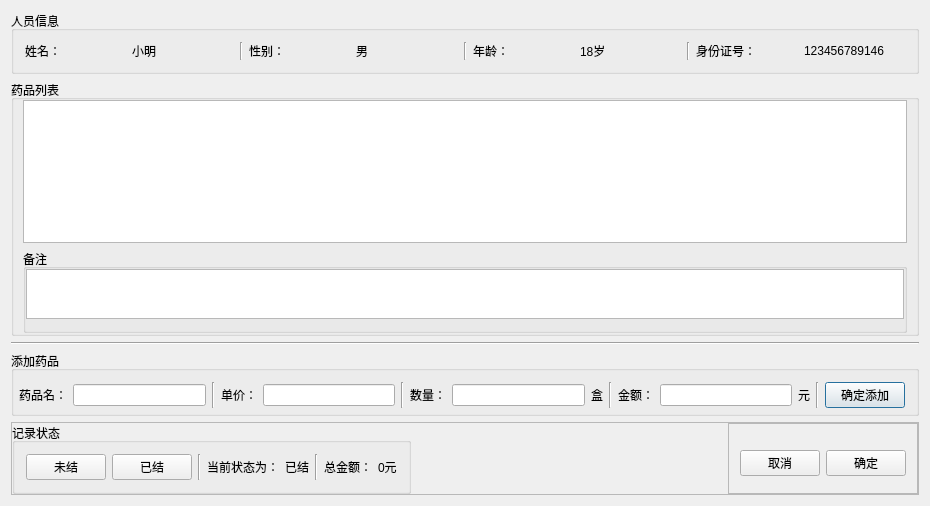
<?xml version="1.0" encoding="UTF-8"?>
<ui version="4.0">
 <class>AddRecordDialog</class>
 <widget class="QDialog" name="AddRecordDialog">
  <property name="geometry">
   <rect>
    <x>0</x>
    <y>0</y>
    <width>930</width>
    <height>506</height>
   </rect>
  </property>
  <property name="windowTitle">
   <string>AddRecordDialog</string>
  </property>
  <layout class="QVBoxLayout" name="verticalLayout">
   <item>
    <widget class="QGroupBox" name="groupBox">
     <property name="title">
      <string>人员信息</string>
     </property>
     <layout class="QHBoxLayout" name="horizontalLayout">
      <item>
       <widget class="QLabel" name="label">
        <property name="text">
         <string>姓名：</string>
        </property>
       </widget>
      </item>
      <item>
       <widget class="QLabel" name="label_2">
        <property name="text">
         <string>小明</string>
        </property>
       </widget>
      </item>
      <item>
       <widget class="Line" name="line">
        <property name="orientation">
         <enum>Qt::Vertical</enum>
        </property>
       </widget>
      </item>
      <item>
       <widget class="QLabel" name="label_3">
        <property name="text">
         <string>性别：</string>
        </property>
       </widget>
      </item>
      <item>
       <widget class="QLabel" name="label_4">
        <property name="text">
         <string>男</string>
        </property>
       </widget>
      </item>
      <item>
       <widget class="Line" name="line_2">
        <property name="orientation">
         <enum>Qt::Vertical</enum>
        </property>
       </widget>
      </item>
      <item>
       <widget class="QLabel" name="label_5">
        <property name="text">
         <string>年龄：</string>
        </property>
       </widget>
      </item>
      <item>
       <widget class="QLabel" name="label_6">
        <property name="text">
         <string>18岁</string>
        </property>
       </widget>
      </item>
      <item>
       <widget class="Line" name="line_3">
        <property name="orientation">
         <enum>Qt::Vertical</enum>
        </property>
       </widget>
      </item>
      <item>
       <widget class="QLabel" name="label_7">
        <property name="text">
         <string>身份证号：</string>
        </property>
       </widget>
      </item>
      <item>
       <widget class="QLabel" name="label_8">
        <property name="text">
         <string>123456789146</string>
        </property>
       </widget>
      </item>
     </layout>
    </widget>
   </item>
   <item>
    <widget class="QGroupBox" name="groupBox_2">
     <property name="title">
      <string>药品列表</string>
     </property>
     <layout class="QVBoxLayout" name="verticalLayout_2">
      <property name="leftMargin">
       <number>9</number>
      </property>
      <property name="topMargin">
       <number>0</number>
      </property>
      <property name="rightMargin">
       <number>9</number>
      </property>
      <property name="bottomMargin">
       <number>0</number>
      </property>
      <item>
       <widget class="QTableView" name="tableView">
        <property name="focusPolicy">
         <enum>Qt::ClickFocus</enum>
        </property>
       </widget>
      </item>
      <item>
       <widget class="QGroupBox" name="groupBox_5">
        <property name="title">
         <string>备注</string>
        </property>
        <layout class="QGridLayout" name="gridLayout">
         <property name="leftMargin">
          <number>0</number>
         </property>
         <property name="topMargin">
          <number>0</number>
         </property>
         <property name="rightMargin">
          <number>0</number>
         </property>
         <item row="0" column="0">
          <widget class="QTextEdit" name="textEdit">
           <property name="sizePolicy">
            <sizepolicy hsizetype="Expanding" vsizetype="Preferred">
             <horstretch>0</horstretch>
             <verstretch>0</verstretch>
            </sizepolicy>
           </property>
           <property name="maximumSize">
            <size>
             <width>16777215</width>
             <height>50</height>
            </size>
           </property>
           <property name="focusPolicy">
            <enum>Qt::ClickFocus</enum>
           </property>
          </widget>
         </item>
        </layout>
       </widget>
      </item>
     </layout>
    </widget>
   </item>
   <item>
    <widget class="Line" name="line_4">
     <property name="orientation">
      <enum>Qt::Horizontal</enum>
     </property>
    </widget>
   </item>
   <item>
    <widget class="QGroupBox" name="groupBox_3">
     <property name="title">
      <string>添加药品</string>
     </property>
     <layout class="QHBoxLayout" name="horizontalLayout_3">
      <property name="leftMargin">
       <number>5</number>
      </property>
      <property name="bottomMargin">
       <number>5</number>
      </property>
      <item>
       <widget class="QLabel" name="label_9">
        <property name="text">
         <string>药品名：</string>
        </property>
       </widget>
      </item>
      <item>
       <widget class="CompleteLineEdit" name="lineEdit"/>
      </item>
      <item>
       <widget class="Line" name="line_10">
        <property name="orientation">
         <enum>Qt::Vertical</enum>
        </property>
       </widget>
      </item>
      <item>
       <widget class="QLabel" name="label_18">
        <property name="text">
         <string>单价：</string>
        </property>
       </widget>
      </item>
      <item>
       <widget class="QLineEdit" name="lineEdit_4"/>
      </item>
      <item>
       <widget class="Line" name="line_5">
        <property name="orientation">
         <enum>Qt::Vertical</enum>
        </property>
       </widget>
      </item>
      <item>
       <widget class="QLabel" name="label_10">
        <property name="text">
         <string>数量：</string>
        </property>
       </widget>
      </item>
      <item>
       <widget class="QLineEdit" name="lineEdit_2"/>
      </item>
      <item>
       <widget class="QLabel" name="label_11">
        <property name="text">
         <string>盒</string>
        </property>
       </widget>
      </item>
      <item>
       <widget class="Line" name="line_6">
        <property name="orientation">
         <enum>Qt::Vertical</enum>
        </property>
       </widget>
      </item>
      <item>
       <widget class="QLabel" name="label_12">
        <property name="text">
         <string>金额：</string>
        </property>
       </widget>
      </item>
      <item>
       <widget class="QLineEdit" name="lineEdit_3"/>
      </item>
      <item>
       <widget class="QLabel" name="label_15">
        <property name="text">
         <string>元</string>
        </property>
       </widget>
      </item>
      <item>
       <widget class="Line" name="line_7">
        <property name="orientation">
         <enum>Qt::Vertical</enum>
        </property>
       </widget>
      </item>
      <item>
       <widget class="QPushButton" name="pushButton">
        <property name="text">
         <string>确定添加</string>
        </property>
       </widget>
      </item>
     </layout>
    </widget>
   </item>
   <item>
    <widget class="QFrame" name="frame">
     <property name="frameShape">
      <enum>QFrame::StyledPanel</enum>
     </property>
     <property name="frameShadow">
      <enum>QFrame::Raised</enum>
     </property>
     <layout class="QHBoxLayout" name="horizontalLayout_5">
      <property name="leftMargin">
       <number>0</number>
      </property>
      <property name="topMargin">
       <number>0</number>
      </property>
      <property name="rightMargin">
       <number>0</number>
      </property>
      <property name="bottomMargin">
       <number>0</number>
      </property>
      <item>
       <widget class="QGroupBox" name="groupBox_4">
        <property name="title">
         <string>记录状态</string>
        </property>
        <layout class="QHBoxLayout" name="horizontalLayout_4">
         <item>
          <widget class="QPushButton" name="pushButton_Unpaid">
           <property name="focusPolicy">
            <enum>Qt::ClickFocus</enum>
           </property>
           <property name="styleSheet">
            <string notr="true"/>
           </property>
           <property name="text">
            <string>未结</string>
           </property>
          </widget>
         </item>
         <item>
          <widget class="QPushButton" name="pushButton_Paid">
           <property name="focusPolicy">
            <enum>Qt::ClickFocus</enum>
           </property>
           <property name="styleSheet">
            <string notr="true"/>
           </property>
           <property name="text">
            <string>已结</string>
           </property>
          </widget>
         </item>
         <item>
          <widget class="Line" name="line_8">
           <property name="orientation">
            <enum>Qt::Vertical</enum>
           </property>
          </widget>
         </item>
         <item>
          <widget class="QLabel" name="label_13">
           <property name="text">
            <string>当前状态为：</string>
           </property>
          </widget>
         </item>
         <item>
          <widget class="QLabel" name="label_14">
           <property name="text">
            <string>已结</string>
           </property>
          </widget>
         </item>
         <item>
          <widget class="Line" name="line_9">
           <property name="orientation">
            <enum>Qt::Vertical</enum>
           </property>
          </widget>
         </item>
         <item>
          <widget class="QLabel" name="label_16">
           <property name="text">
            <string>总金额：</string>
           </property>
          </widget>
         </item>
         <item>
          <widget class="QLabel" name="label_17">
           <property name="text">
            <string>0元</string>
           </property>
          </widget>
         </item>
        </layout>
       </widget>
      </item>
      <item>
       <spacer name="horizontalSpacer">
        <property name="orientation">
         <enum>Qt::Horizontal</enum>
        </property>
        <property name="sizeHint" stdset="0">
         <size>
          <width>333</width>
          <height>20</height>
         </size>
        </property>
       </spacer>
      </item>
      <item>
       <widget class="QFrame" name="frame_2">
        <property name="frameShape">
         <enum>QFrame::StyledPanel</enum>
        </property>
        <property name="frameShadow">
         <enum>QFrame::Raised</enum>
        </property>
        <layout class="QHBoxLayout" name="horizontalLayout_6">
         <property name="topMargin">
          <number>21</number>
         </property>
         <item>
          <widget class="QPushButton" name="pushButton_5">
           <property name="focusPolicy">
            <enum>Qt::ClickFocus</enum>
           </property>
           <property name="text">
            <string>取消</string>
           </property>
          </widget>
         </item>
         <item>
          <widget class="QPushButton" name="pushButton_4">
           <property name="focusPolicy">
            <enum>Qt::ClickFocus</enum>
           </property>
           <property name="text">
            <string>确定</string>
           </property>
          </widget>
         </item>
        </layout>
       </widget>
      </item>
     </layout>
    </widget>
   </item>
  </layout>
 </widget>
 <layoutdefault spacing="6" margin="11"/>
 <customwidgets>
  <customwidget>
   <class>CompleteLineEdit</class>
   <extends>QLineEdit</extends>
   <header location="global">completelineedit.h</header>
  </customwidget>
 </customwidgets>
 <resources/>
 <connections/>
</ui>
